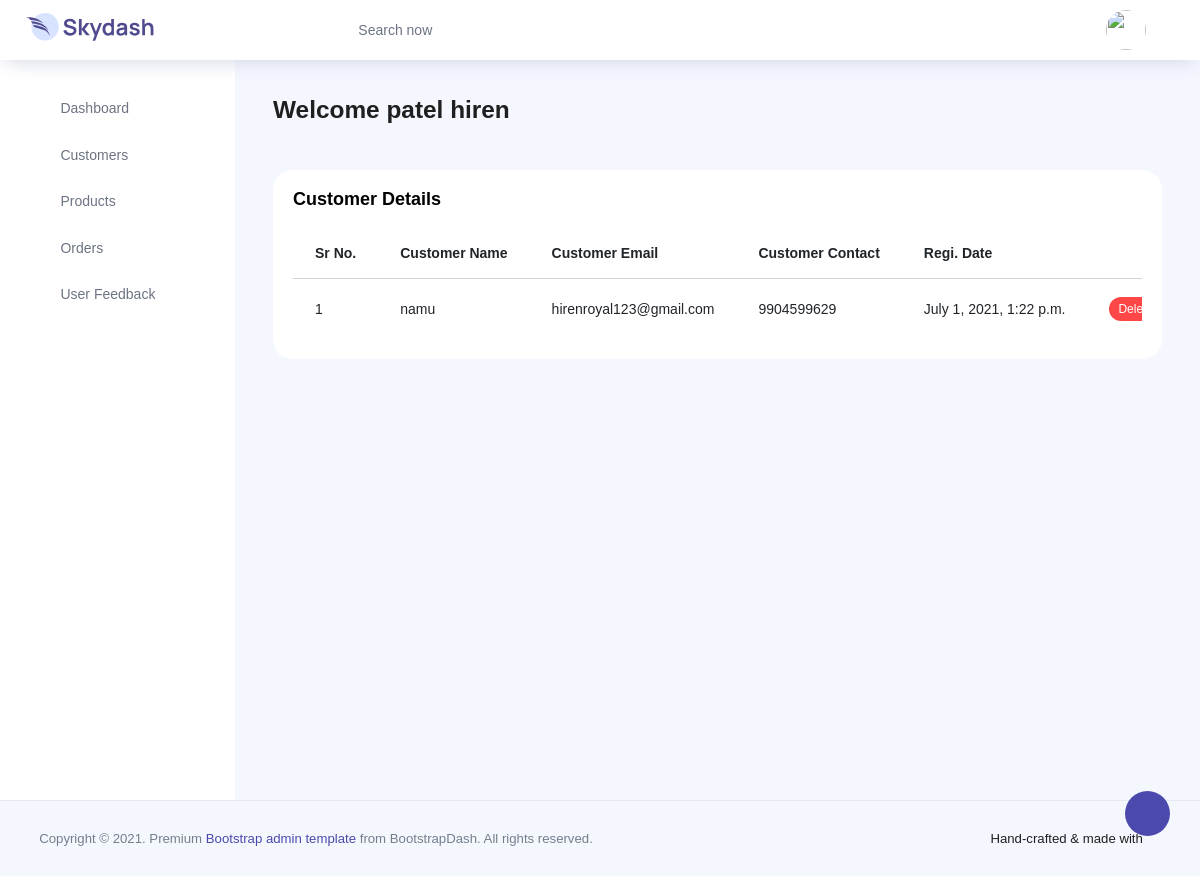
The app's page /view_customers/ (signed in) with its own data.
### app1/models.py (models this page shows)
class Compny_Details(models.Model):
    name=models.CharField(default="",max_length=200)
    email=models.EmailField(default="",max_length=200)
    number=models.CharField(default="",max_length=10)
    address=models.TextField(default="", max_length=200)
    join_date=models.DateField(auto_now=True,blank=True,null=True)
    profile=models.ImageField(upload_to="Profile/",max_length=300,default="",blank=True,null=True)
    password=models.CharField(default="",max_length=20)

class Compny_Customers(models.Model):
    comp=models.ForeignKey('Compny_Details',on_delete=models.CASCADE,blank=True,null=True)
    custName=models.CharField(default="",max_length=200)
    custMail=models.EmailField(default="",max_length=200)
    custCon=models.CharField(default="",max_length=200)
    custAdd=models.CharField(default="",max_length=200)
    custRgdate=models.DateTimeField(auto_now=True,blank=True,null=True)
    custProfile=models.ImageField(upload_to="Customer_Profile/",max_length=300,default="",blank=True,null=True)
    custPass=models.CharField(default="",max_length=20)

### app1/views.py (the view)
# urls.py: path('view_customers/',ViewCustomer,name='viewcust'),
def ViewCustomer(request):
     if 'comp_data' in request.session.keys():
       comp_user=Compny_Details.objects.get(id=int(request.session['comp_data']))
       cust=Compny_Customers.objects.filter(comp=comp_user)
       return render(request,"compny/dashboard/view_customers.html",{'USERS':comp_user,'cust':cust})
     else:
          return redirect('ln')

### app1/templates/compny/dashboard/view_customers.html (shortened to what this page needs)
{% extends 'compny/dashboard/base.html' %}
{% load static %}
{% block NewContent %}
<div class='row'>
<div class="col-lg-12 grid-margin stretch-card">
              <div class="card">
                <div class="card-body">
                  <h4 class="card-title">Customer Details</h4>
                  <div class="table-responsive">
                    <table class="table">
                      <thead>
                        <tr>
                          <th>Sr No.</th>
                          <th>Customer Name</th>
                          <th>Customer Email</th>
                          <th>Customer Contact </th>
                          <th>Regi. Date </th>
                          <th></th>
                        </tr>
                      </thead>
                      <tbody>
                      {% for i in cust reversed %}
                        <tr>
                           <td>{{ forloop.counter }}</td>
                           <td>{{ i.custName }}</td>
                           <td>{{ i.custMail }}</td>
                           <td>{{ i.custCon }}</td>
                           <td>{{ i.custRgdate }}</td>
                           <td><a href='{% url "delcust" i.id %}' class='badge badge-danger'>Delete</a></td>
                        </tr>
                        {% endfor %}
                      </tbody>
                    </table>
                  </div>
                </div>
              </div>
            </div>
</div>
{% endblock NewContent %}

### app1/templates/compny/dashboard/base.html (shortened to what this page needs)
{% load static %}
<!DOCTYPE html>
<html lang="en">
<head>
  <link rel="stylesheet" href='{% static "compny/dashboard/vendors/feather/feather.css" %}'>
  <link rel="stylesheet" href='{% static "compny/dashboard/vendors/ti-icons/css/themify-icons.css" %}'>
  <link rel="stylesheet" href='{% static "compny/dashboard/vendors/css/vendor.bundle.base.css" %}'>
  <link rel="stylesheet" href='{% static "compny/dashboard/vendors/datatables.net-bs4/dataTables.bootstrap4.css" %}'>
  <link rel="stylesheet" href='{% static "compny/dashboard/vendors/ti-icons/css/themify-icons.css" %}'>
  <link rel="stylesheet" type="text/css" href='{% static "compny/dashboard/js/select.dataTables.min.css" %}'>
  <link rel="stylesheet" href='{% static "compny/dashboard/css/vertical-layout-light/style.css" %}'>
</head>
<body>
  <div class="container-scroller">
    <nav class="navbar col-lg-12 col-12 p-0 fixed-top d-flex flex-row">
      <div class="text-center navbar-brand-wrapper d-flex align-items-center justify-content-center">
        <a class="navbar-brand brand-logo mr-5" href="{% url 'db' %}"><img src='{% static "compny/dashboard/images/logo.svg" class="mr-2" alt="logo" %}' /></a>
      </div>
      <div class="navbar-menu-wrapper d-flex align-items-center justify-content-end">
        <button class="navbar-toggler navbar-toggler align-self-center" type="button" data-toggle="minimize">
          <span class="icon-menu"></span>
        </button>
        <ul class="navbar-nav mr-lg-2">
          <li class="nav-item nav-search d-none d-lg-block">
            <div class="input-group">
              <div class="input-group-prepend hover-cursor" id="navbar-search-icon">
                <span class="input-group-text" id="search">
                  <i class="icon-search"></i>
                </span>
              </div>
              <input type="text" class="form-control" id="navbar-search-input" placeholder="Search now" aria-label="search" aria-describedby="search">
            </div>
          </li>
        </ul>
        <ul class="navbar-nav navbar-nav-right">
          <li class="nav-item nav-profile dropdown">
            <a class="nav-link dropdown-toggle" href="#" data-toggle="dropdown" id="profileDropdown">
              <img src='{% static "compny/dashboard/images/faces/face28.jpg" alt="profile" %}'/>
            </a>
          </li>
        </ul>
      </div>
    </nav>
    <div class="container-fluid page-body-wrapper">
      <div class="theme-setting-wrapper">
        <div id="settings-trigger"><i class="ti-settings"></i></div>
      </div>
      <nav class="sidebar sidebar-offcanvas" id="sidebar">
        <ul class="nav">
          <li class="nav-item">
            <a class="nav-link" href="{% url 'db' %}">
              <i class="icon-grid menu-icon"></i>
              <span class="menu-title">Dashboard</span>
            </a>
          </li>
          <li class="nav-item">
            <a class="nav-link" data-toggle="collapse" href="#ui-basic" aria-expanded="false" aria-controls="ui-basic">
              <i class="icon-layout menu-icon"></i>
              <span class="menu-title">Customers</span>
              <i class="menu-arrow"></i>
            </a>
          </li>
          <li class="nav-item">
            <a class="nav-link" data-toggle="collapse" href="#form-elements" aria-expanded="false" aria-controls="form-elements">
              <i class="icon-columns menu-icon"></i>
              <span class="menu-title">Products </span>
              <i class="menu-arrow"></i>
            </a>
          </li>
          <li class="nav-item">
            <a class="nav-link" data-toggle="collapse" href="#charts" aria-expanded="false" aria-controls="charts">
              <i class="icon-bar-graph menu-icon"></i>
              <span class="menu-title">Orders</span>
              <i class="menu-arrow"></i>
            </a>
          </li>
           <li class="nav-item">
            <a class="nav-link" data-toggle="collapse" href="#auth" aria-expanded="false" aria-controls="auth">
              <i class="icon-head menu-icon"></i>
              <span class="menu-title">User Feedback</span>
              <i class="menu-arrow"></i>
            </a>
          </li>
        </ul>
      </nav>
      <div class="main-panel">
        <div class="content-wrapper">
          <div class="row">
            <div class="col-md-12 grid-margin">
              <div class="row">
                <div class="col-12 col-xl-8 mb-4 mb-xl-0">
                  <h3 class="font-weight-bold">Welcome {{ USERS.name }}</h3>
                </div>
              </div>
            </div>
          </div>
          {% block NewContent %}
          {% endblock NewContent %}
        </div>
      </div>
    </div>
  </div>
   <footer class="footer">
          <div class="d-sm-flex justify-content-center justify-content-sm-between">
            <span class="text-muted text-center text-sm-left d-block d-sm-inline-block">Copyright © 2021.  Premium <a href="https://www.bootstrapdash.com/" target="_blank">Bootstrap admin template</a> from BootstrapDash. All rights reserved.</span>
            <span class="float-none float-sm-right d-block mt-1 mt-sm-0 text-center">Hand-crafted & made with <i class="ti-heart text-danger ml-1"></i></span>
          </div>
        </footer>
</body>
</html>

### records on screen
Compny_Details: name "patel hiren"
Compny_Customers: custName "namu", custMail "hirenroyal123@gmail.com", custCon "9904599629", custRgdate "July 1, 2021, 1:22 p.m."
